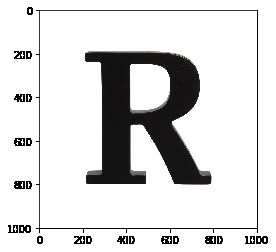
#> input picture chap1.4/LetterR_opencv.png, 276 x 252 px
$ jupyter execute 'Affine Transformation.ipynb'
#> lines starting #> are read from the running program, lines starting #| are printed output that depends on the picture
[cell 1]
import cv2
import numpy as np

[cell 2]
from matplotlib import pyplot as plt

[cell 3]
img = cv2.imread('LetterR_opencv.png')
#> img is the input picture: shape (252, 276, 3); mean B, G, R 217.5, 217.5, 217.6
rows,cols,ch = img.shape
#> rows = 252; cols = 276; ch = 3
pts1 = np.float32([[40,10],[257,10],[40,288]])
pts2 = np.float32([[85,52],[257,10],[40,288]])
M = cv2.getAffineTransform(pts1,pts2)
dst = cv2.warpAffine(img,M,(cols,rows))
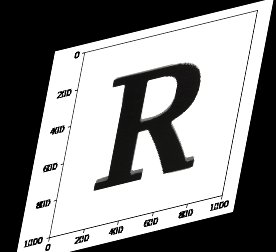
#> dst: shape (252, 276, 3); mean B, G, R 138.2, 138.3, 138.3
plt.subplot(121),plt.imshow(img),plt.title('Input')
plt.subplot(122),plt.imshow(dst),plt.title('Output')
plt.show()
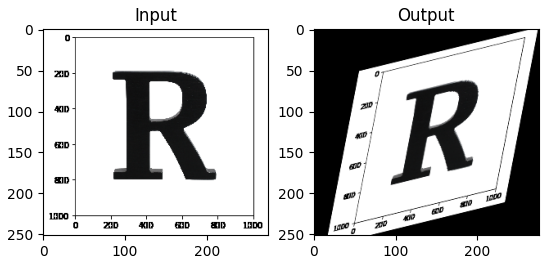
#> figure drawn by matplotlib, 2 panels; B, G, R data is drawn as R, G, B

[cell 4]
# mouse callback function
def draw_circle(event,x,y,flags,param):
    if event == cv2.EVENT_MOUSEMOVE:
        mousex = x
        mousey = y
        cv2.circle(img,(x,y),5,(0,255,0),2)

# Create a black image, a window and bind the function to window
cv2.namedWindow('image')
cv2.setMouseCallback('image',draw_circle)
t = 0
while(1):
    t+=1
    M = cv2.getRotationMatrix2D((cols/2,rows/2),t%360,1)
#> M = [[1, 0.0175, -2.18], [-0.0175, 1, 2.43]]
    dst = cv2.warpAffine(img,M,(cols,rows))
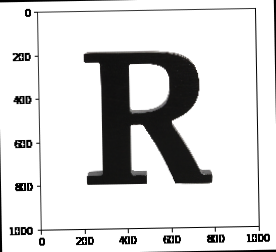
#> dst: shape (252, 276, 3); mean B, G, R 215.3, 215.3, 215.4
    cv2.imshow('image',dst)
    if cv2.waitKey(20) & 0xFF == 27:
#> (key Esc is pressed here)
        break
cv2.destroyAllWindows()
